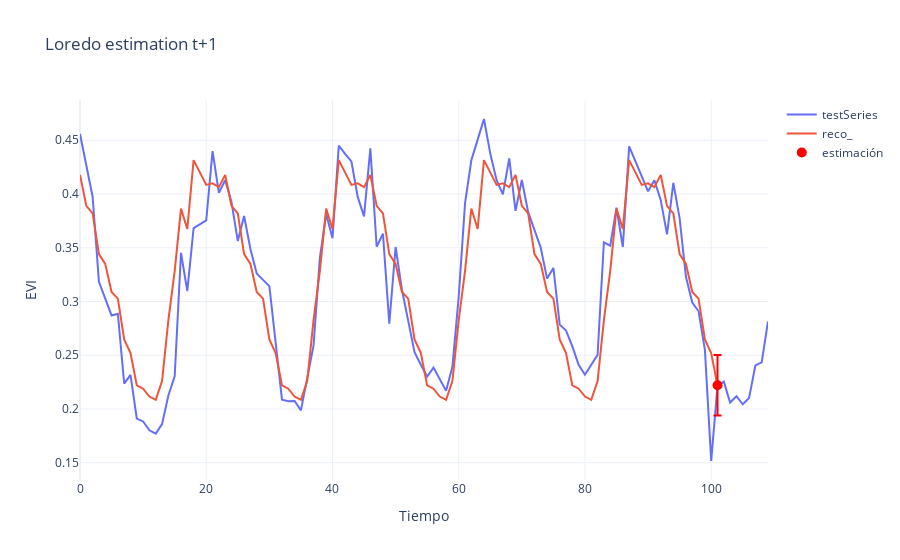

Here is the notebook cell this chart was saved with:
### Code cell
import plotly.graph_objects as go

fig = go.Figure()

# Línea de testSeries
fig.add_trace(go.Scatter(
    y=testSeries[:110],
    mode='lines',
    name='testSeries'
))

# Línea de reco_
reco_ = loredo_det(x_mean, t + 2, samplesPerYear)
fig.add_trace(go.Scatter(
    y=reco_,
    mode='lines',
    name='reco_'
))

# Punto con barra de error
fig.add_trace(go.Scatter(
    x=[101],
    y=[est.mean()],
    mode='markers',
    name='estimación',
    marker=dict(color='red', size=10),
    error_y=dict(
        type='data',
        array=[est.std()],
        visible=True
    )
))

fig.update_layout(
    title='Loredo estimation t+1',
    xaxis_title='Tiempo',
    yaxis_title='EVI',
    template='plotly_white'
)

fig.show()
